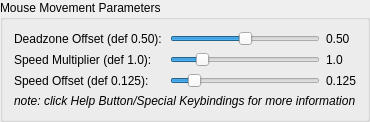
                <widget class="QGroupBox" name="MouseParamsBox">
                 <property name="sizePolicy">
                  <sizepolicy hsizetype="Expanding" vsizetype="Preferred">
                   <horstretch>0</horstretch>
                   <verstretch>0</verstretch>
                  </sizepolicy>
                 </property>
                 <property name="font">
                  <font>
                   <bold>false</bold>
                  </font>
                 </property>
                 <property name="title">
                  <string>Mouse Movement Parameters</string>
                 </property>
                 <layout class="QVBoxLayout" name="verticalLayout_18">
                  <item>
                   <layout class="QHBoxLayout" name="horizontalLayout_9">
                    <item>
                     <widget class="QLabel" name="DeadzoneOffsetLabel_text">
                      <property name="font">
                       <font>
                        <bold>false</bold>
                       </font>
                      </property>
                      <property name="text">
                       <string>Deadzone Offset (def 0.50):</string>
                      </property>
                     </widget>
                    </item>
                    <item>
                     <widget class="QSlider" name="DeadzoneOffsetSlider">
                      <property name="sizePolicy">
                       <sizepolicy hsizetype="Preferred" vsizetype="Fixed">
                        <horstretch>0</horstretch>
                        <verstretch>0</verstretch>
                       </sizepolicy>
                      </property>
                      <property name="focusPolicy">
                       <enum>Qt::FocusPolicy::NoFocus</enum>
                      </property>
                      <property name="maximum">
                       <number>100</number>
                      </property>
                      <property name="value">
                       <number>50</number>
                      </property>
                      <property name="orientation">
                       <enum>Qt::Orientation::Horizontal</enum>
                      </property>
                     </widget>
                    </item>
                    <item>
                     <widget class="QLabel" name="DeadzoneOffsetLabel">
                      <property name="sizePolicy">
                       <sizepolicy hsizetype="Preferred" vsizetype="Preferred">
                        <horstretch>0</horstretch>
                        <verstretch>0</verstretch>
                       </sizepolicy>
                      </property>
                      <property name="maximumSize">
                       <size>
                        <width>30</width>
                        <height>16777215</height>
                       </size>
                      </property>
                      <property name="text">
                       <string notr="true">0.50</string>
                      </property>
                     </widget>
                    </item>
                   </layout>
                  </item>
                  <item>
                   <layout class="QHBoxLayout" name="horizontalLayout_10">
                    <item>
                     <widget class="QLabel" name="SpeedMultiplierLabel_text">
                      <property name="font">
                       <font>
                        <bold>false</bold>
                       </font>
                      </property>
                      <property name="text">
                       <string>Speed Multiplier (def 1.0):</string>
                      </property>
                     </widget>
                    </item>
                    <item>
                     <widget class="QSlider" name="SpeedMultiplierSlider">
                      <property name="sizePolicy">
                       <sizepolicy hsizetype="Preferred" vsizetype="Fixed">
                        <horstretch>0</horstretch>
                        <verstretch>0</verstretch>
                       </sizepolicy>
                      </property>
                      <property name="focusPolicy">
                       <enum>Qt::FocusPolicy::NoFocus</enum>
                      </property>
                      <property name="minimum">
                       <number>1</number>
                      </property>
                      <property name="maximum">
                       <number>50</number>
                      </property>
                      <property name="pageStep">
                       <number>5</number>
                      </property>
                      <property name="value">
                       <number>10</number>
                      </property>
                      <property name="orientation">
                       <enum>Qt::Orientation::Horizontal</enum>
                      </property>
                     </widget>
                    </item>
                    <item>
                     <widget class="QLabel" name="SpeedMultiplierLabel">
                      <property name="sizePolicy">
                       <sizepolicy hsizetype="Preferred" vsizetype="Preferred">
                        <horstretch>0</horstretch>
                        <verstretch>0</verstretch>
                       </sizepolicy>
                      </property>
                      <property name="maximumSize">
                       <size>
                        <width>30</width>
                        <height>16777215</height>
                       </size>
                      </property>
                      <property name="text">
                       <string notr="true">1.0</string>
                      </property>
                     </widget>
                    </item>
                   </layout>
                  </item>
                  <item>
                   <layout class="QHBoxLayout" name="horizontalLayout_11">
                    <item>
                     <widget class="QLabel" name="SpeedOffsetLabel_text">
                      <property name="font">
                       <font>
                        <bold>false</bold>
                       </font>
                      </property>
                      <property name="text">
                       <string>Speed Offset (def 0.125):</string>
                      </property>
                     </widget>
                    </item>
                    <item>
                     <widget class="QSlider" name="SpeedOffsetSlider">
                      <property name="sizePolicy">
                       <sizepolicy hsizetype="Preferred" vsizetype="Fixed">
                        <horstretch>0</horstretch>
                        <verstretch>0</verstretch>
                       </sizepolicy>
                      </property>
                      <property name="focusPolicy">
                       <enum>Qt::FocusPolicy::NoFocus</enum>
                      </property>
                      <property name="maximum">
                       <number>1000</number>
                      </property>
                      <property name="pageStep">
                       <number>100</number>
                      </property>
                      <property name="value">
                       <number>125</number>
                      </property>
                      <property name="orientation">
                       <enum>Qt::Orientation::Horizontal</enum>
                      </property>
                     </widget>
                    </item>
                    <item>
                     <widget class="QLabel" name="SpeedOffsetLabel">
                      <property name="maximumSize">
                       <size>
                        <width>30</width>
                        <height>16777215</height>
                       </size>
                      </property>
                      <property name="text">
                       <string notr="true">0.125</string>
                      </property>
                     </widget>
                    </item>
                   </layout>
                  </item>
                  <item>
                   <widget class="QLabel" name="MoreInfoLabel">
                    <property name="sizePolicy">
                     <sizepolicy hsizetype="Expanding" vsizetype="Minimum">
                      <horstretch>0</horstretch>
                      <verstretch>0</verstretch>
                     </sizepolicy>
                    </property>
                    <property name="font">
                     <font>
                      <italic>true</italic>
                      <bold>false</bold>
                     </font>
                    </property>
                    <property name="text">
                     <string>note: click Help Button/Special Keybindings for more information</string>
                    </property>
                   </widget>
                  </item>
                 </layout>
                </widget>
